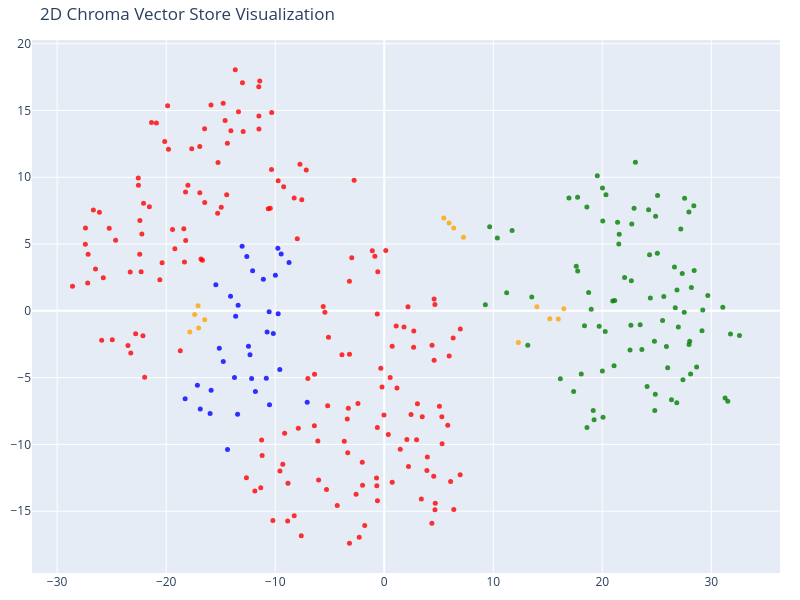

Notebook code for this chart:
### Code cell
# We humans find it easier to visalize things in 2D!
# Reduce the dimensionality of the vectors to 2D using t-SNE
# (t-distributed stochastic neighbor embedding)

tsne = TSNE(n_components=2, random_state=42)
reduced_vectors = tsne.fit_transform(vectors)

# Create the 2D scatter plot
fig = go.Figure(data=[go.Scatter(
    x=reduced_vectors[:, 0],
    y=reduced_vectors[:, 1],
    mode='markers',
    marker=dict(size=5, color=colors, opacity=0.8),
    text=[f"Type: {t}<br>Text: {d[:100]}..." for t, d in zip(doc_types, documents)],
    hoverinfo='text'
)])

fig.update_layout(title='2D Chroma Vector Store Visualization',
    scene=dict(xaxis_title='x',yaxis_title='y'),
    width=800,
    height=600,
    margin=dict(r=20, b=10, l=10, t=40)
)

fig.show()

### Figure 1 — Plotly figure (JSON) as saved in the notebook; plotly's stock layout.template omitted (floating-point values rounded to 4 significant figures; data arrays with more than 128 entries replaced by an {"elided": "..."} marker saying what was removed)
{"data": [{"hoverinfo": "text", "marker": {"color": {"elided": "301 str values"}, "opacity": 0.8, "size": 5}, "mode": "markers", "text": {"elided": "301 str values"}, "type": "scatter", "x": {"elided": "301 float values"}, "y": {"elided": "301 float values"}}], "layout": {"height": 600, "margin": {"b": 10, "l": 10, "r": 20, "t": 40}, "scene": {"xaxis": {"title": {"text": "x"}}, "yaxis": {"title": {"text": "y"}}}, "title": {"text": "2D Chroma Vector Store Visualization"}, "width": 800}}
